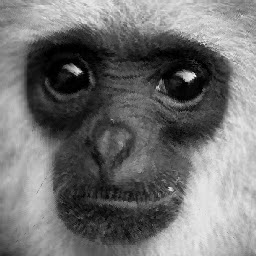
#> input picture dct_restored.png, 256 x 256 px
$ python substitute_dct_hyperchaos.py dct_restored.png
#> lines starting #> are read from the running program, lines starting #| are printed output that depends on the picture; long printed decimals are rounded
# substitute_dct_hyperchaos.py
# DCT-based compression (simple quantization) + hyperchaos encryption
# Fast and practical for demos

import sys, os
import numpy as np
from PIL import Image
from scipy.fftpack import dct, idct
import hashlib

def load_gray(path, resize=None):
    img = Image.open(path).convert("L")
    if resize:
        img = img.resize((resize, resize), Image.BICUBIC)
    return np.array(img)

def save_gray(arr, path):
    Image.fromarray(arr).save(path)

def block_dct_encode(img, block=8, q=10):
    h, w = img.shape
    h2 = h - (h % block)
    w2 = w - (w % block)
    img = img[:h2, :w2]
    coefs = np.zeros_like(img, dtype=np.int16)
    for i in range(0, h2, block):
        for j in range(0, w2, block):
            blk = img[i:i+block, j:j+block].astype(np.float32)
            B = dct(dct(blk.T, norm='ortho').T, norm='ortho')
            coefs[i:i+block, j:j+block] = np.round(B / q)
    return coefs, (h2, w2)

def block_dct_decode(coefs, block=8, q=10):
    h, w = coefs.shape
    out = np.zeros_like(coefs, dtype=np.float32)
    for i in range(0, h, block):
        for j in range(0, w, block):
            C = coefs[i:i+block, j:j+block].astype(np.float32) * q
            blk = idct(idct(C.T, norm='ortho').T, norm='ortho')
            out[i:i+block, j:j+block] = blk
    return np.clip(out, 0, 255).astype(np.uint8)

# reuse hyperchaos routines (seed, seq) similar to baseline
def derive_seeds(password):
    key = hashlib.pbkdf2_hmac("sha256", password.encode(), b"dct_salt", 100000, dklen=32)
    a = int.from_bytes(key[:16], 'big') % (10**8)
    b = int.from_bytes(key[16:], 'big') % (10**8)
    x0 = 0.1111 + (a / 1e8) * 0.8
    y0 = 0.2222 + (b / 1e8) * 0.6
    return x0, y0

def hyper_seq(length, x0, y0, r1=3.9999, r2=3.9876):
    x = x0; y = y0
    seq = np.empty(length, dtype=np.float64)
    for i in range(length):
        x = r1 * x * (1 - x); y = r2 * y * (1 - y)
        seq[i] = (x + 0.5*y) % 1.0
    return seq

def encrypt_hyper_bytes(coefs_bytes, password):
    arr = np.frombuffer(coefs_bytes, dtype=np.uint8)
    x0, y0 = derive_seeds(password)
    seq = hyper_seq(len(arr), x0, y0)
    perm = np.argsort(seq)
    permuted = arr[perm]
    keystream = (np.floor(seq * 256) % 256).astype(np.uint8)
    cipher = np.bitwise_xor(permuted, keystream)
    return cipher.tobytes(), perm

def decrypt_hyper_bytes(cipher_bytes, password, perm):
    arr = np.frombuffer(cipher_bytes, dtype=np.uint8)
    x0, y0 = derive_seeds(password)
    seq = hyper_seq(len(arr), x0, y0)
    keystream = (np.floor(seq * 256) % 256).astype(np.uint8)
    permuted = np.bitwise_xor(arr, keystream)
    inv = np.empty_like(perm)
    inv[perm] = np.arange(len(perm))
    orig = permuted[inv]
    return orig.tobytes()

def demo(inp):
#> called with inp = 'dct_restored.png'
    img = load_gray(inp)
#> in load_gray, img is the input picture: PIL image 256x256 L; min 0, max 238, mean 113.6
    print("Image shape:", img.shape)
#| Image shape: (256, 256)

    # compress (DCT quantize)
    coefs, shape = block_dct_encode(img, block=8, q=12)
#> after the loop in block_dct_encode, `for i in range(0, h2, block):`:
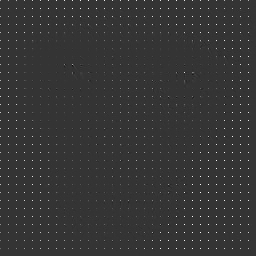
#> coefs: shape (256, 256) int16; min -39, max 151, mean 1.2; drawn with min black and max white
#> shape = (256, 256)
    print("DCT compress done. shape:", shape)
#| DCT compress done. shape: (256, 256)
    # bytes
    payload = coefs.tobytes()

    # encrypt bytes
    pwd = "demoPass123"
    cipher_bytes, perm = encrypt_hyper_bytes(payload, pwd)
    print("Encrypted bytes length:", len(cipher_bytes))
#| Encrypted bytes length: 131072

    # decrypt bytes
    recovered_bytes = decrypt_hyper_bytes(cipher_bytes, pwd, perm)
    rec_coefs = np.frombuffer(recovered_bytes, dtype=np.int16).reshape(shape)
    restored = block_dct_decode(rec_coefs, block=8, q=12)
    save_gray(restored, "dct_restored.png")
    print("Saved dct_restored.png")

    mse = np.mean((restored.astype(np.float32) - img[:restored.shape[0], :restored.shape[1]].astype(np.float32))**2)
#> mse = 0
    print("MSE:", mse)
#| MSE: 0.0

if __name__ == "__main__":
    if len(sys.argv) < 2:
        print("Usage: python substitute_dct_hyperchaos.py input.png")
        sys.exit(1)
    demo(sys.argv[1])

# python substitute_dct_hyperchaos.py input.png

$ run again, with hyperchaos_encrypted.png copied over dct_restored.png
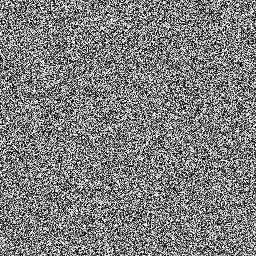
#> input picture hyperchaos_encrypted.png, 256 x 256 px
#> in load_gray, img is the input picture: PIL image 256x256 L; min 0, max 255, mean 126.2
#| Image shape: (256, 256)
#> after the loop in block_dct_encode, `for i in range(0, h2, block):`:
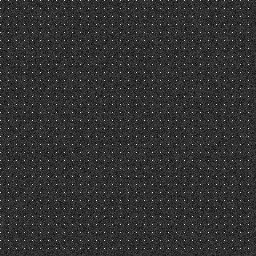
#> coefs: shape (256, 256) int16; min -24, max 106, mean 1.3; drawn with min black and max white
#> shape = (256, 256)
#| DCT compress done. shape: (256, 256)
#| Encrypted bytes length: 131072
#> mse = 12.14
#| MSE: 12.140
